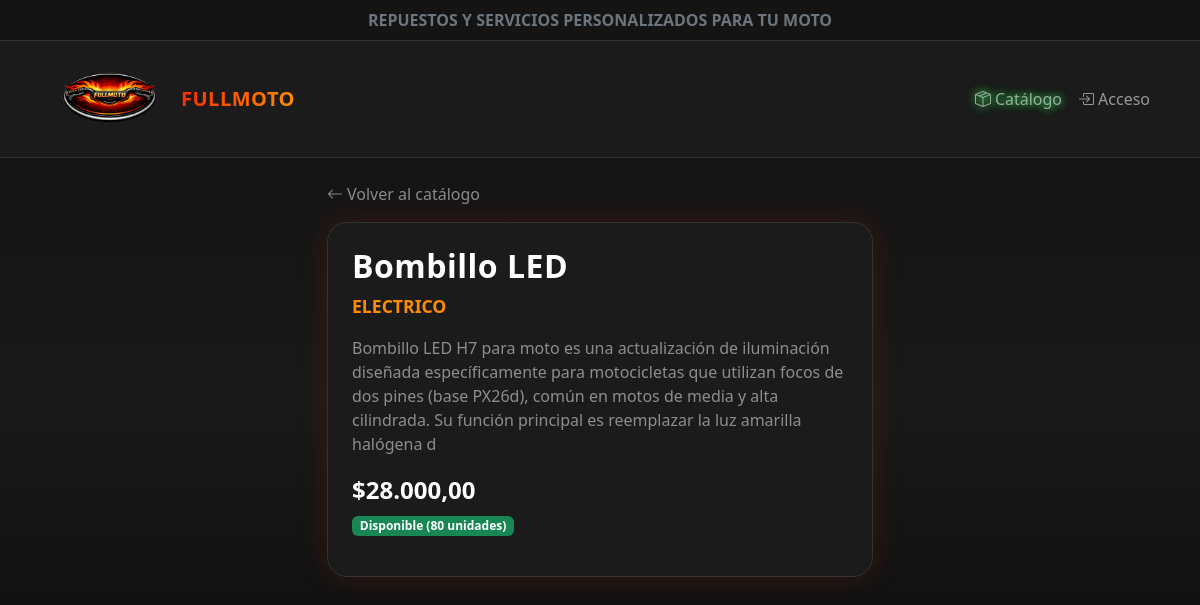
/detalle.php?id=6, run on the app's committed database.
### tables this page shows
CREATE TABLE `productos` (
  `id_producto` int(11) NOT NULL,
  `id_categoria` int(11) NOT NULL,
  `nombre` varchar(120) NOT NULL,
  `descripcion` varchar(255) DEFAULT NULL,
  `precio` decimal(12,2) NOT NULL CHECK (`precio` >= 0),
  `stock` int(11) NOT NULL DEFAULT 0 CHECK (`stock` >= 0)
);

CREATE TABLE `categorias` (
  `idCategoria` int(11) NOT NULL,
  `nombre` varchar(80) NOT NULL,
  `descripcion` varchar(255) DEFAULT NULL
);

### CLASES/Producto.php (called while the page is built, shortened)
<?php
class Producto
{
    private $nombre;
    private $descripcion;
    private $precio;
    private $stock;
    private $nombreCategoria;
    public function __construct($idProducto, $idCategoria, $nombre, $descripcion, $precio, $stock, $nombreCategoria = null)
    {
        $this->nombre = $nombre;
        $this->descripcion = $descripcion;
        $this->precio = $precio;
        $this->stock = $stock;
        $this->nombreCategoria = $nombreCategoria;
    }
    public function getNombre()
    {
        return $this->nombre;
    }
    public function getDescripcion()
    {
        return $this->descripcion;
    }
    public function getStock()
    {
        return $this->stock;
    }
    public function getNombreCategoria()
    {
        return $this->nombreCategoria;
    }
    public function hayDisponibilidad()
    {
        return $this->stock > 0;
    }
    public function precioFormateado()
    {
        return "$" . number_format($this->precio, 2, ',', '.');
    }
    public static function obtenerPorId(PDO $pdo, int $idProducto): ?Producto
    {
        $sql = "SELECT p.id_producto, p.id_categoria, p.nombre, p.descripcion,
                       p.precio, p.stock, c.nombre AS nombre_categoria
                FROM Productos p
                INNER JOIN Categorias c ON p.id_categoria = c.idCategoria
                WHERE p.id_producto = :id";
        $stmt = $pdo->prepare($sql);
        $stmt->execute(['id' => $idProducto]);
        $fila = $stmt->fetch(PDO::FETCH_ASSOC);
        $productos = self::mapearFilas([$fila]);
        return $productos[0];
    }
    private static function mapearFilas(array $filas): array
    {
        $productos = [];
        foreach ($filas as $fila) {
            $productos[] = new Producto(
                $fila['id_producto'],
                $fila['id_categoria'],
                $fila['nombre'],
                $fila['descripcion'],
                $fila['precio'],
                $fila['stock'],
                $fila['nombre_categoria']
            );
        }
        return $productos;
    }
}

### detalle.php (the view, shortened to what this page needs)
<?php
require_once __DIR__ . '/CLASES/Conexion.php';
require_once __DIR__ . '/CLASES/Producto.php';
$pdo = Conexion::obtenerConexion();
$id = isset($_GET['id']) ? (int) $_GET['id'] : 0;
$producto = Producto::obtenerPorId($pdo, $id);
?>
<!DOCTYPE html>
<html lang="es">
<head>
    <link href="https://cdn.jsdelivr.net/npm/bootstrap@5.3.3/dist/css/bootstrap.min.css" rel="stylesheet">
    <link href="https://cdn.jsdelivr.net/npm/bootstrap-icons@1.11.3/font/bootstrap-icons.css" rel="stylesheet">
    <link rel="stylesheet" href="CSS/style.css">
</head>
<body>
    <?php include __DIR__ . '/nav.php'; ?>
    <div class="container pb-5">
        <div class="row justify-content-center">
            <div class="col-lg-6 col-md-8">
                <a href="index.php" class="text-white-50 d-inline-block mb-3 text-decoration-none">
                    <i class="bi bi-arrow-left me-1"></i>Volver al catálogo
                </a>
                <?php if ($producto === null): ?>
                    <div class="card p-4">
                        <p class="text-white mb-0">El producto solicitado no existe.</p>
                    </div>
                <?php else: ?>
                    <div class="card p-4">
                        <h2 class="fw-bold text-white"><?php echo htmlspecialchars($producto->getNombre()); ?></h2>
                        <p class="text-warning text-uppercase mb-3">
                            <?php echo htmlspecialchars($producto->getNombreCategoria()); ?></p>
                        <p class="text-white-50"><?php echo htmlspecialchars($producto->getDescripcion()); ?></p>
                        <p class="fs-4 fw-bold text-white mb-2"><?php echo $producto->precioFormateado(); ?></p>
                        <?php if ($producto->hayDisponibilidad()): ?>
                            <span class="badge bg-success align-self-start mb-3">Disponible
                                (<?php echo $producto->getStock(); ?> unidades)</span>
                        <?php else: ?>
                            <span class="badge bg-danger align-self-start mb-3">Agotado</span>
                        <?php endif; ?>
                </div>
            <?php endif; ?>
        </div>
    </div>
    </div>
</body>
</html>

### CSS/style.css (style rules this page uses)
body { background: linear-gradient(180deg, #111111, #191919, #0b0b0b); min-height: 100vh; color: #ffffff; font-family: system-ui, -apple-system, "Segoe UI", Roboto, sans-serif; }
.card { background: #1b1b1b; border: 1px solid #333333; border-radius: 20px; box-shadow: 0px 0px 30px rgba(255, 90, 0, 0.18); }
.text-warning { color: #ff8c00 !important; font-size: 1.1rem; font-weight: 600; }
.navbar-brand span, h1, h2, h3 { font-family: 'Rajdhani', system-ui, sans-serif; letter-spacing: 0.5px; }
.card { box-shadow: 0px 0px 30px rgba(255, 45, 0, 0.15); transition: box-shadow 0.3s ease, transform 0.3s ease; }

### data on the page
productos: nombre "Bombillo LED", id_categoria.nombre "ELECTRICO", descripcion "Bombillo LED H7 para moto es una actualización de iluminación diseñada específicamente para motocicletas que utilizan focos de dos pines (base PX26d), común en motos de media y alta cilindrada. Su función principal es reemplazar la luz amarilla halógena d", precio "$28.000,00", stock "80"
